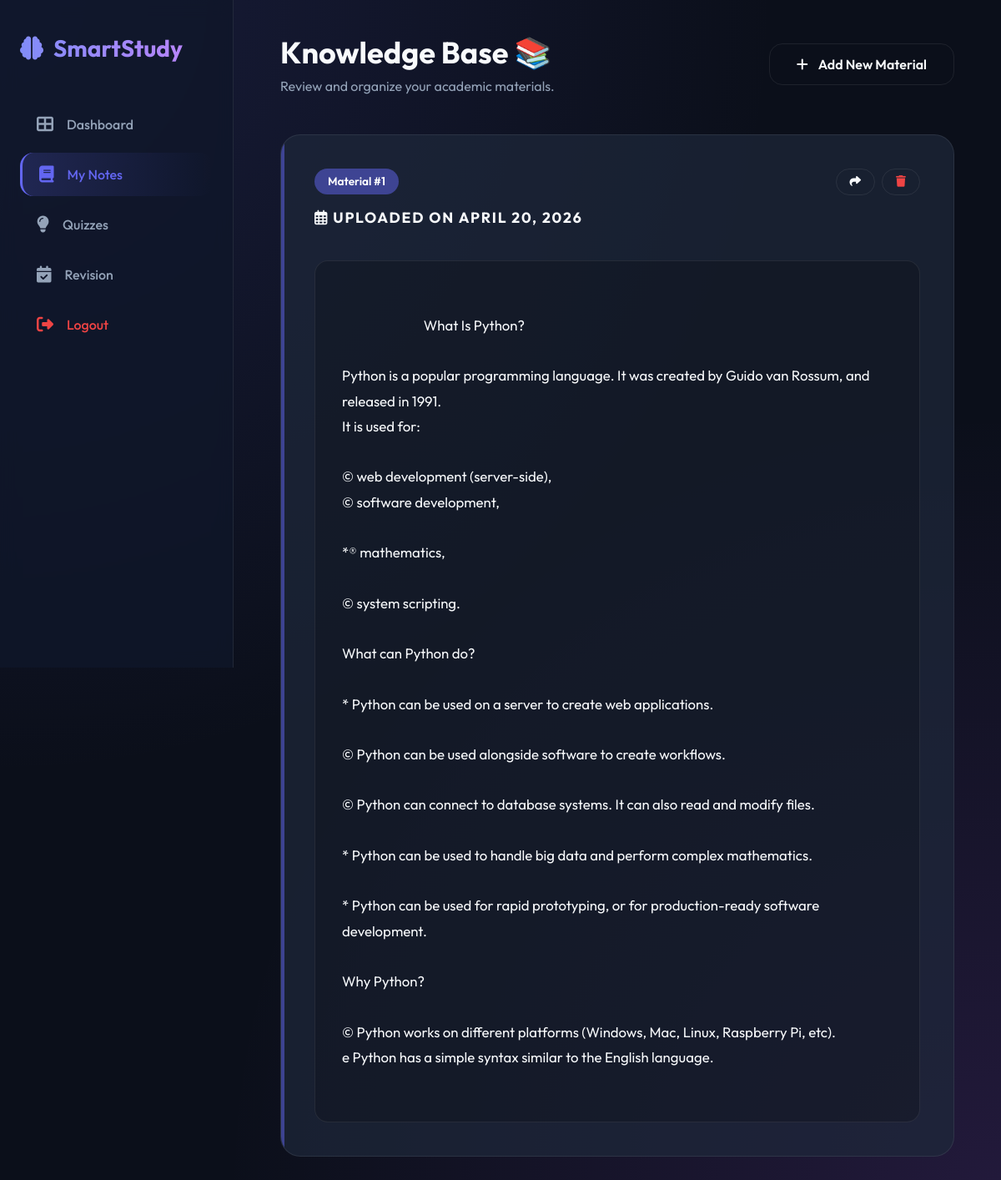
The app's page /notes (signed in) with its own data.
### app.py (models this page shows)
class Note(db.Model):
    id = db.Column(db.Integer, primary_key=True)
    user_id = db.Column(db.Integer, db.ForeignKey('user.id'), nullable=False)
    content = db.Column(db.Text, nullable=False)
    timestamp = db.Column(db.DateTime, default=datetime.utcnow)
    last_reviewed = db.Column(db.DateTime, default=datetime.utcnow)
    level = db.Column(db.Integer, default=0)

### app.py (the view)
@app.route('/notes')
def notes():
    if 'user_id' not in session:
        return redirect(url_for('login'))
    user_notes = Note.query.filter_by(user_id=session['user_id']).all()
    return render_template('notes.html', notes=user_notes)

### templates/notes.html (shortened to what this page needs)
<!DOCTYPE html>
<html lang="en">
<head>
    <link rel="stylesheet" href="{{ url_for('static', filename='style.css') }}">
    <link rel="stylesheet" href="https://cdnjs.cloudflare.com/ajax/libs/font-awesome/6.4.0/css/all.min.css">
</head>
<body>
    <div class="dashboard-container">
        <aside class="sidebar">
            <div class="sidebar-logo">
                <i class="fas fa-brain"></i>
                <span>SmartStudy</span>
            </div>
            <nav class="nav-group">
                <a href="{{ url_for('dashboard') }}" class="nav-item">
                    <i class="fas fa-th-large"></i>
                    <span>Dashboard</span>
                </a>
                <a href="{{ url_for('notes') }}" class="nav-item active">
                    <i class="fas fa-book"></i>
                    <span>My Notes</span>
                </a>
                <a href="{{ url_for('quiz') }}" class="nav-item">
                    <i class="fas fa-lightbulb"></i>
                    <span>Quizzes</span>
                </a>
                <a href="{{ url_for('revision') }}" class="nav-item">
                    <i class="fas fa-calendar-check"></i>
                    <span>Revision</span>
                </a>
                <a href="{{ url_for('logout') }}" class="nav-item logout">
                    <i class="fas fa-sign-out-alt"></i>
                    <span>Logout</span>
                </a>
            </nav>
        </aside>
        <main class="main-content">
            <header class="header-section">
                <div class="greeting">
                    <h2>Knowledge Base 📚</h2>
                    <p style="color: var(--text-muted);">Review and organize your academic materials.</p>
                </div>
                <a href="{{ url_for('dashboard') }}" class="btn btn-outline">
                    <i class="fas fa-plus"></i> Add New Material
                </a>
            </header>
            <div style="display: grid; gap: 2rem;">
                {% if notes %}
                    {% for note in notes %}
                    <div class="stat-card" style="padding: 2.5rem;">
                        <div style="display: flex; justify-content: space-between; align-items: flex-start; margin-bottom: 1.5rem;">
                            <div>
                                <span class="status-badge" style="background: var(--primary-glow); color: white; margin-bottom: 0.5rem; display: inline-block;">
                                    Material #{{ note.id }}
                                </span>
                                <h3 style="font-size: 1.1rem; color: var(--text-main); margin-top: 0.5rem;">
                                    <i class="far fa-calendar-alt"></i> Uploaded on {{ note.timestamp.strftime('%B %d, %Y') }}
                                </h3>
                            </div>
                            <div style="display: flex; gap: 0.5rem;">
                                <button class="btn btn-outline" style="padding: 0.5rem 1rem; font-size: 0.85rem;">
                                    <i class="fas fa-share"></i>
                                </button>
                                <button class="btn btn-outline" style="padding: 0.5rem 1rem; font-size: 0.85rem; color: var(--danger);">
                                    <i class="fas fa-trash"></i>
                                </button>
                            </div>
                        </div>
                        <div style="color: var(--text-main); line-height: 1.8; white-space: pre-wrap; font-size: 1.05rem; background: rgba(0,0,0,0.2); padding: 2rem; border-radius: 1rem; border: 1px solid var(--glass-border);">
                            {{ note.content }}
                        </div>
                    </div>
                    {% endfor %}
                {% endif %}
            </div>
        </main>
    </div>
</body>
</html>

### static/style.css (style rules this page uses)
:root { --primary: #6366f1; --primary-glow: rgba(99, 102, 241, 0.5); --secondary: #a855f7; --accent: #10b981; --danger: #ef4444; --warning: #f59e0b; --bg-dark: #0b0f1a; --bg-card: rgba(30, 41, 59, 0.7); --text-main: #f8fafc; --text-muted: #94a3b8; --glass: rgba(255, 255, 255, 0.03); --glass-border: rgba(255, 255, 255, 0.08); --sidebar-width: 280px; --transition: all 0.3s cubic-bezier(0.4, 0, 0.2, 1); }
* { margin: 0; padding: 0; box-sizing: border-box; font-family: 'Outfit', sans-serif; }
body { background-color: var(--bg-dark); color: var(--text-main); min-height: 100vh; overflow-x: hidden; background-image: radial-gradient(circle at 0% 0%, rgba(99, 102, 241, 0.15) 0%, transparent 50%), radial-gradient(circle at 100% 100%, rgba(168, 85, 247, 0.15) 0%, transparent 50%); }
.dashboard-container { display: flex; min-height: 100vh; }
.sidebar { width: var(--sidebar-width); background: rgba(15, 23, 42, 0.8); backdrop-filter: blur(10px); border-right: 1px solid var(--glass-border); padding: 2.5rem 1.5rem; display: flex; flex-direction: column; position: fixed; height: 100vh; z-index: 100; }
.sidebar-logo { font-size: 1.75rem; font-weight: 700; margin-bottom: 3rem; display: flex; align-items: center; gap: 0.75rem; background: linear-gradient(to right, #818cf8, #c084fc); -webkit-background-clip: text; background-clip: text; -webkit-text-fill-color: transparent; }
.nav-group { display: flex; flex-direction: column; gap: 0.5rem; }
.nav-item { display: flex; align-items: center; gap: 1rem; padding: 1rem 1.25rem; border-radius: 1rem; color: var(--text-muted); text-decoration: none; font-weight: 500; transition: var(--transition); }
.nav-item i { font-size: 1.25rem; }
.nav-item.active { background: linear-gradient(90deg, rgba(99, 102, 241, 0.2), transparent); color: var(--primary); border-left: 3px solid var(--primary); }
.nav-item.logout { margin-top: auto; color: var(--danger); }
.main-content { flex: 1; margin-left: var(--sidebar-width); padding: 2.5rem 3.5rem; max-width: 1400px; }
.header-section { margin-bottom: 3rem; display: flex; justify-content: space-between; align-items: center; }
.greeting h2 { font-size: 2.25rem; font-weight: 700; margin-bottom: 0.5rem; }
.stat-card { background: var(--bg-card); padding: 2rem; border-radius: 1.5rem; border: 1px solid var(--glass-border); transition: var(--transition); position: relative; overflow: hidden; }
.stat-card::after { content: ''; position: absolute; top: 0; left: 0; width: 4px; height: 100%; background: var(--primary); opacity: 0.5; }
.stat-card h3 { font-size: 0.9rem; color: var(--text-muted); text-transform: uppercase; letter-spacing: 0.1em; margin-bottom: 1rem; }
.btn { display: inline-flex; align-items: center; justify-content: center; gap: 0.75rem; padding: 0.875rem 2rem; border-radius: 1rem; font-size: 1rem; font-weight: 600; text-decoration: none; cursor: pointer; transition: var(--transition); border: none; }
.btn-outline { background: transparent; border: 1px solid var(--glass-border); color: var(--text-main); }
.status-badge { padding: 0.4rem 1rem; border-radius: 2rem; font-size: 0.85rem; font-weight: 600; }

### records on screen
Note: id "1", timestamp "APRIL 20, 2026", content "What Is Python? Python is a popular programming language. It was created by Guido van Rossum, and released in 1991. It is used for: © web development (server-side), © software development, *® mathematics, © system scripting. What can Python do? * Python can be used on a server to create web applications. © Python can be used alongside software to create workflows. © Python can connect to database systems. It can also read and modify files. * Python can be used to handle big data and perform complex mathematics. * Python can be used for rapid prototyping, or for production-ready software development. Why Python? © Python works on different platforms (Windows, Mac, Linux, Raspberry Pi, etc).…"
